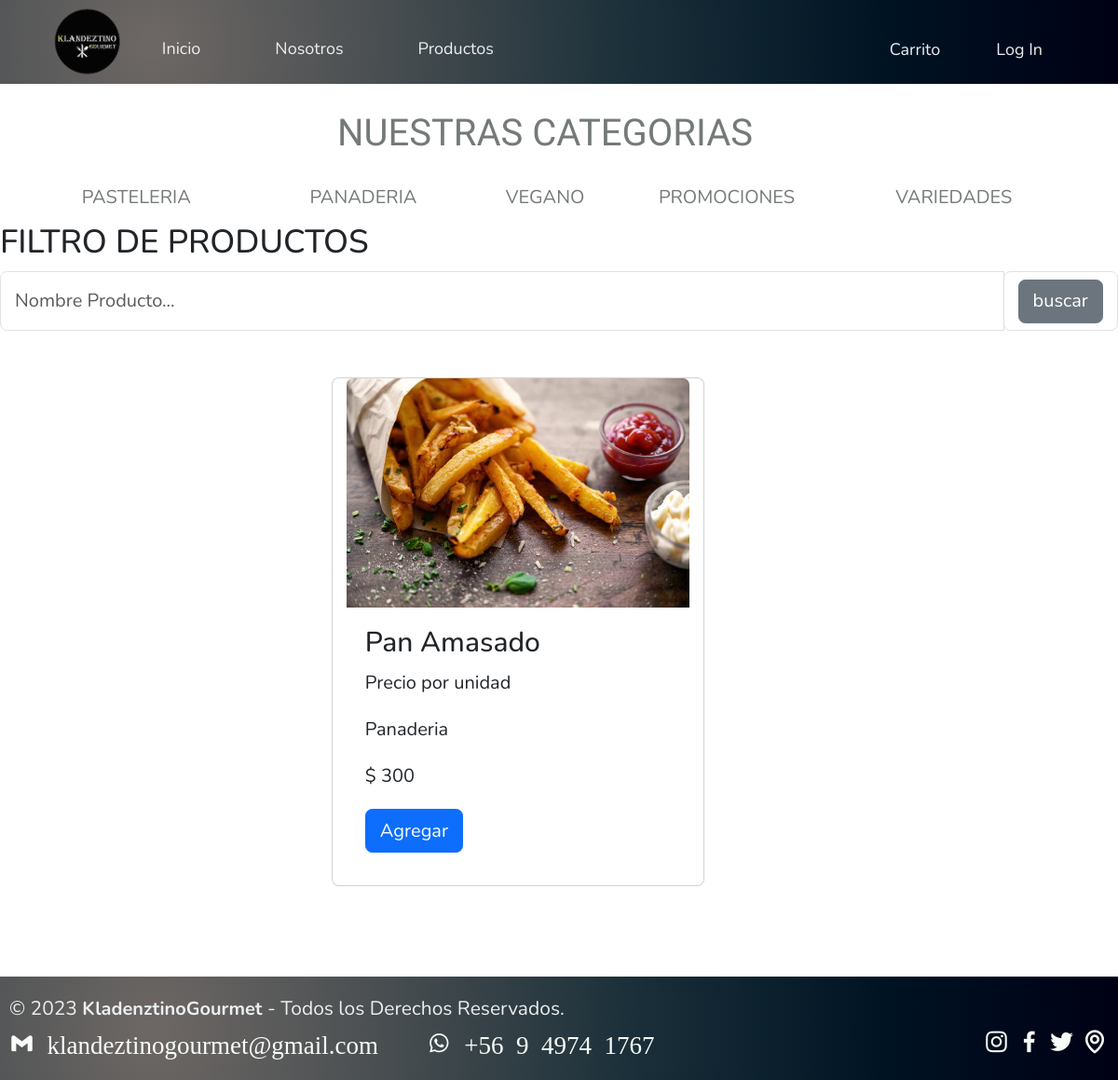
Screenshot of /panaderia/ with the database file from the repository.
### venta/models.py (models this page shows, shortened)
class Producto(models.Model):
    id_producto             = models.AutoField(db_column='idProducto',primary_key=True)
    nombre_producto         = models.CharField(max_length=40)
    precio_producto         = models.IntegerField()
    stock_producto          = models.IntegerField()
    desc_producto           = models.CharField(max_length=60)
    imagen_producto         = models.ImageField(upload_to='imagenes', null=True)
    favorito_producto       = models.IntegerField()
    id_tipo_producto        = models.ForeignKey('Tipo_producto',on_delete=models.CASCADE,db_column='id_tipo_producto')

class Tipo_producto(models.Model):
    id_tipo_producto        = models.AutoField(db_column='idTipoProducto',primary_key=True)
    desc_tipo_producto      = models.CharField(max_length=20)
    def __str__(self):
        return str(self.desc_tipo_producto)

### venta/views.py (the view)
# urls.py: path('panaderia/',views.panaderia,name='panaderia'),
def panaderia(request):
    listado_filtro = request.GET.get('filtro_panaderia')
    listado_producto = Producto.objects.all().order_by('precio_producto','nombre_producto')
    listado_producto=listado_producto.filter(id_tipo_producto=3)
    if listado_filtro !='' and listado_filtro is not None:
        listado_producto=listado_producto.filter(nombre_producto__icontains=listado_filtro)
        context = {"producto":listado_producto}
        return render(request,'venta/panaderia.html',context)
    context = {"producto":listado_producto}
    return render(request,'venta/panaderia.html',context)

### venta/context_processor.py (called while the page is built)
def total_boleta(request):
    total = 0
    if request.user.is_authenticated:
        if "carrito" in request.session.keys():
            for key, value in request.session["carrito"].items():
                total += int(value["acumulado"])
    return {"total_boleta":total}

### venta/templates/venta/panaderia.html (shortened to what this page needs)
<!DOCTYPE html>
<html lang="es">
<head>
    {% load static %}
    <link href="https://cdn.jsdelivr.net/npm/bootstrap@5.3.0/dist/css/bootstrap.min.css" rel="stylesheet">
    <link href='https://unpkg.com/boxicons@2.1.1/css/boxicons.min.css' rel='stylesheet'>
    <link rel="stylesheet" type="text/css" href="{% static 'css/style.css' %}">
</head>
<body>
    <nav class="navbar navbar-expand-sm bg-dark navbar-dark header_adm">
        <div class="container-fluid logo">
            <img src="{% static 'img/logo171x177-removebg-preview.png' %}" alt="Logo de la marca">
            <div class="collapse navbar-collapse" id="collapsibleNavbar">
                <ul class="navbar-nav nav-links">
                    <li class="nav-item">
                        <a class="nav-link" href="{% url 'index' %}">Inicio</a>
                    </li>
                    <li class="nav-item">
                        <a class="nav-link" href="{% url 'nosotros' %}">Nosotros</a>
                    </li>
                    <li class="nav-item">
                        <a class="nav-link" href="{% url 'productos' %}">Productos</a>
                    </li>
                </ul>
            </div>
            <div class="collapse navbar-collapse justify-content-end" id="collapsibleNavbar">
                <ul class="navbar-nav nav-links">
                    <li class="nav-item">
                        <a href="#">Carrito</a>
                    </li>
                    <li class="nav-item">
                        <a href="#">
                            {% if user.is_authenticated %}
                            Bienvenido {{user.username}}&nbsp;&nbsp;&nbsp;&nbsp;
                            <a href="{% url 'logout'%}">Cerrar Sesion</a>
                            {% else %}
                            <a href="{% url 'login' %}">Log In</a>
                            {% endif %}
                        </a>
                    </li>
                </ul>
            </div>
        </div>
    </nav>
    <div class="container-fluid row">
        <div class="col-sm-12 col-md-12 col-xl-12 portada">NUESTRAS CATEGORIAS</div>
    </div>
    <div class="container-fluid menu row">
        <div class="col-sm-12 col-md-6 col-xl-3 menu_transision"><a class="menu_sin_lineas" href="{% url 'pasteleria' %}">PASTELERIA</a></div>
        <div class="col-sm-12 col-md-6 col-xl-2 menu_transision"><a class="menu_sin_lineas" href="#">PANADERIA</a></div>
        <div class="col-sm-12 col-md-6 col-xl-2 menu_transision"><a class="menu_sin_lineas" href="{% url 'vegano' %}">VEGANO</a></div>
        <div class="col-sm-12 col-md-6 col-xl-2 menu_transision"><a class="menu_sin_lineas" href="{% url 'promociones' %}">PROMOCIONES</a></div>
        <div class="col-sm-12 col-md-12 col-xl-3 menu_transision"><a class="menu_sin_lineas" href="{% url 'variedades' %}">VARIEDADES</a></div>
    </div>
    <div>
        <h3>FILTRO DE PRODUCTOS</h3>
    </div>
    <div>
        <form method="GET" action="">
            <div class="form-row">
                <div class="form-group col-12">
                    <div class="input-group">
                        <input class="form-control py-2 border-right-0 border" type="search" name="filtro_panaderia" placeholder="Nombre Producto...">
                        <span class="input-group-append">
                            <div class="input-group-text bg-transparent">
                                <button class="btn btn-secondary">buscar</button>
                            </div>
                        </span>
                    </div>
                </div>
            </div>
       </form>
    </div>
    <br>
    {% if producto %}
        <div class="container-fluid mt-3 row cartas justify-content-center">
            {% for tmp in producto %}
                <div class="card col-sm-12 col-md-6 col-xl-4 menu_transision " style="width:400px">
                <img class="card-img-top" src="{{tmp.imagen_producto.url}}" alt="Card image" style="width:100%">
                    <div class="card-body">
                        <h4 class="card-title">{{tmp.nombre_producto}}</h4>
                        <p class="card-text">{{tmp.desc_producto}}</p>
                        <p class="card-text">{{tmp.id_tipo_producto}}</p>
                        <p class="card-text">$ {{tmp.precio_producto}}</p>
                        <a href="#" class="btn btn-primary">Agregar</a>
                    </div>
                </div>
            {% endfor %}
        </div>
    {% endif %}
    <footer class="pie-pagina">
        <div class="sociales container-fluid">
            <div class="derechos">
                <small>&copy; 2023 <b>KladenztinoGourmet</b> - Todos los Derechos Reservados.</small>
            </div>
            <div>
                <a href="https://mail.google.com/mail/u/0/?tab=rm&ogbl#inbox?compose=new">
                    <i class='bx bxl-gmail mail contacto'> klandeztinogourmet@gmail.com</i></a>
                <a href="https://web.whatsapp.com/">
                    <i class='bx bxl-whatsapp what contacto'> +56 9 4974 1767</i></a>
            </div>
            <div>
                <a href="https://www.instagram.com/klandeztinogourmet/" target="_blank" class="instagram"><i
                        class='bx bxl-instagram insta'></i></a>
                <a href="https://www.facebook.com/people/klandeztinosgourmet/100057114283533/" target="_blank"
                    class="twitter">
                    <i class='bx bxl-facebook face'></i></a>
                <a href="https://twitter.com/" target="_blank" class="facebook">
                    <i class='bx bxl-twitter twit'></i></a>
                <a href="https://www.google.com/maps/place/Javiera+Carrera+340,+2390242+Valpara%C3%ADso/@-33.0366655,-71.5912342,17z/data=!3m1!4b1!4m6!3m5!1s0x9689e0b6bbcd7a81:0x36ba552cc8703e9d!8m2!3d-33.0366655!4d-71.5912342!16s%2Fg%2F11hbjc_snh?authuser=0"
                    target="_blank" class="mapa"> <i class='bx bx-map ubicacion'></i></a>
            </div>
        </div>
    </footer>
</body>
</html>

### venta/static/css/style.css (style rules this page uses)
* { box-sizing: border-box; margin: 0; padding: 0; font-family: 'Nunito', sans-serif; font-size: 20px; }
.header_adm { background-color: #1b3039; background-image: radial-gradient(circle at 13.75% 53.17%, #6e6865 0, #474d50 25%, #1a2f39 50%, #001424 75%, #000014 100%); display: flex; justify-content: flex-end; align-items: center; height: 90px; padding: 5px 3%; }
.header_adm .logo { cursor: pointer; margin-right: auto; }
.header_adm .logo img { height: 80px; width: auto; transition: all 0.3s; }
.header_adm .nav-links { list-style: none; padding-top: 15px; transition: 0.2s; }
.header_adm .nav-links li { display: inline-block; padding: 0 30px; }
.header_adm .nav-links a { font-size: large; color: #eceff1; text-decoration: none; }
.portada { margin-top: 2%; text-align: center; font-family: 'Belanosima', sans-serif; color: #747a77; font-size: 200%; }
.menu { margin-top: 2%; margin-bottom: 1%; text-align: center; font-family: 'Belanosima', sans-serif; }
.menu_sin_lineas { text-decoration: none; color: #747a77; transition: 0.5s; }
footer { width: 100%; margin-top: 50px; }
footer .sociales { background-color: #1b3039; background-image: radial-gradient(circle at 13.75% 53.17%, #6e6865 0, #474d50 25%, #1a2f39 50%, #001424 75%, #000014 100%); display: flex; flex-direction: row; justify-content: space-between; flex-wrap: wrap; padding: 15px 10px; }
.pie-pagina .sociales a { font-family: 'Nunito', sans-serif; font-size: 150%; color: #f9fdf9; transition: all .5s ease; }
.pie-pagina .sociales .contacto { font-family: 'Nunito', sans-serif; font-size: 90%; color: #f9fdf9; transition: all .5s ease; }
.pie-pagina .sociales i { font-family: 'Nunito', sans-serif; font-size: 100%; color: #f9fdf9; transition: all .5s ease; }
.pie-pagina div .derechos { font-size: x-large; color: #eceff1; text-decoration: none; justify-content: center; }
.cartas div { margin-right: 5%; margin-bottom: 4%; }

### rows the page displays
Producto: imagen_producto (picture), nombre_producto "Pan Amasado", desc_producto "Precio por unidad", id_tipo_producto "Panaderia", precio_producto "300"
